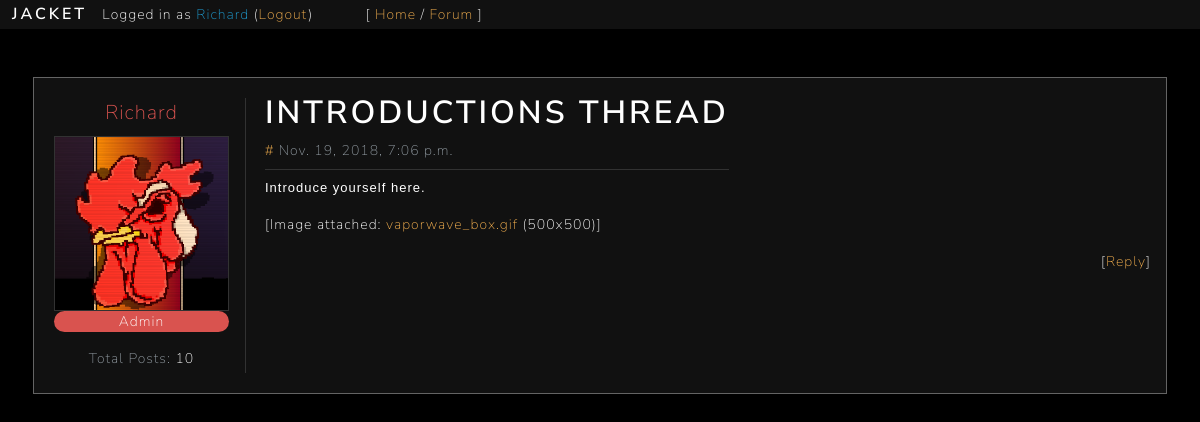
The app's page /forum/thread/?t=tFUhbJ9qmK (signed in) with its own data.
### forum/models.py (models this page shows)
class Thread(models.Model):
	key = models.CharField(max_length=10, default=gen_key, unique=True)
	subforum = models.ForeignKey(Subforum, on_delete=models.CASCADE)
	title = models.CharField(max_length=50)
	date = models.DateTimeField(default=timezone.now)
	content = models.TextField(max_length=1000)
	author = models.ForeignKey(User, on_delete=models.CASCADE)
	file = models.ImageField(upload_to="uploads/", blank=True)

### forum/views.py (the view, shortened to what this page needs)
# urls.py: path('thread/', views.thread, name="thread"),
def thread(request):
	if not check_login(request):
		return redirect('home')
	context = {}
	load_user_context(request, context)
	t = request.GET.get('t')
	if t is None:
		return redirect('forum')
	try:
		thread = Thread.objects.get(key=t)
		context['thread'] = thread.__dict__
		context['thread']['file'] = thread.file
		author = thread.author
		context['thread']['author'] = author.__dict__
		context['thread']['author']['avatar'] = author.profile.avatar
		context['thread']['author']['posts'] = get_total_posts(author)
		context['thread']['replies'] = {}
		replies = thread.reply_set.all()
		context['reply_form'] = ReplyForm()
	except Thread.DoesNotExist:
		return redirect('forum')
	return render(request, 'forum/thread.html', context)

### forum/templatetags/filename.py (called while the page is built)
@register.filter
def filename(file):
    return os.path.basename(file.name)

### forum/views.py (called while the page is built)
def get_total_posts(user):
	return user.thread_set.count() + user.reply_set.count()

### general/models.py (called while the page is built)
def gen_key():
	key = ''
	for i in range(0, 10):
		key += key_chars[random.randint(0, len(key_chars)-1)]
	return key

### general/views.py (called while the page is built)
def check_login(request):
	try:
		if request.session['user_id'] is not None:
			return True
	except KeyError:
		return False

def load_user_context(request, context):
	context['user'] = {
		'id': request.session['user_id'],
		'username': request.session['user_name']
	}

### forum/templates/forum/thread.html (shortened to what this page needs)
{% extends 'general/base.html' %}
{% load static %}
{% load filename %}
{% block content %}
<main class="container-fluid p-5 text-light container-fluid">
	<div id="{{ thread.key }}" class="d-block">
		<div class="row bg-ap-dark border border-grey py-3">
			<div class="px-3 border-right m-1 border-light-grey">
				<p class="text-center mb-2" style="font-size: 20px">
					<a class="{% if thread.author.is_staff %}text-danger{% else %}text-light{% endif %} n-h-u"
						href="{% url 'user' %}?id={{ thread.author.id }}">
						{{ thread.author.username }}
					</a>
				</p>
				<a class="d-block" href="{% url 'user' %}?id={{ thread.author.id }}">
					<img class="border border-light-grey" width=175px height=175px src="
						{% if thread.author.avatar %}{{ thread.author.avatar.url }}{% else %}{% static 'img/default_avatar.png' %}{% endif %}">
				</a>
				{% if thread.author.is_staff %}
				<span class="d-block badge-pill badge-danger text-center">Admin</span>
				{% endif %}
				<p class="text-secondary text-center mt-3 mb-1">Total Posts: <span class="text-light">{{ thread.author.posts }}</span></p>
			</div>
			<div class="col">
				<div class="d-inline-block border-bottom border-light-grey mb-2">
					<h1 class="text-light" style="word-wrap:break-word; white-space: pre-wrap;">{{ thread.title }}</h1>
					<p class="text-secondary mb-2">
						<a class="text-warning" href="#{{ thread.key }}">#</a> {{ thread.date }}
					</p>
				</div>
				<pre class="text-light pre-style">{{ thread.content }}</pre>{% if thread.file %}
				<p>
					[Image attached:
						<a data-toggle="collapse" href="#image-{{ thread.key }}" role="button" aria-expanded="false"
							aria-controls="image-{{ thread.key }}" class="text-warning">
							{{ thread.file|filename }}</a> ({{ thread.file.width }}x{{ thread.file.height }})]
				</p>
				{% endif %}
				<p class="text-right">
					[<a class="text-warning" href="#reply-form" data-toggle="modal" data-target="#reply-form">Reply</a>]
				</p>
			</div>
		</div>
	</div>
</main>
{% endblock %}

### general/templates/general/header.html
<header class="sticky-top text-light bg-ap-dark m-0 p-1">
	<h5 class="d-inline mx-2">
		<a class="text-light n-h-u" href="{% url 'home' %}">JACKET</a>
	</h5>
	<p class="d-inline">
		Logged in as <span class="text-info">{{ user.username }}</span>
		(<a class="text-warning" href="{% url 'logout' %}">Logout</a>)
	</p>
	<p class="d-inline ml-5">
		[
		<a class="text-warning" href="{% url 'home' %}">Home</a> /
		<a class="text-warning" href="{% url 'forum' %}">Forum</a>
		]
	</p>
</header>

### static/css/jacket.css (style rules this page uses)
html { scroll-behavior: smooth; }
.pre-style { font-family: sans-serif; font-size: 13px; word-wrap: break-word; white-space: pre-wrap; }

### records on screen
Thread: title "INTRODUCTIONS THREAD", content "Introduce yourself here.", file|filename "vaporwave_box.gif"

### other values on screen
{{ user.username }} "Richard"
{{ thread.author.username }} "Richard"
{{ thread.author.posts }} "10"
{{ thread.date }} "Nov. 19, 2018, 7:06 p.m."
{{ thread.file.width }} "500"
{{ thread.file.height }} "500"
